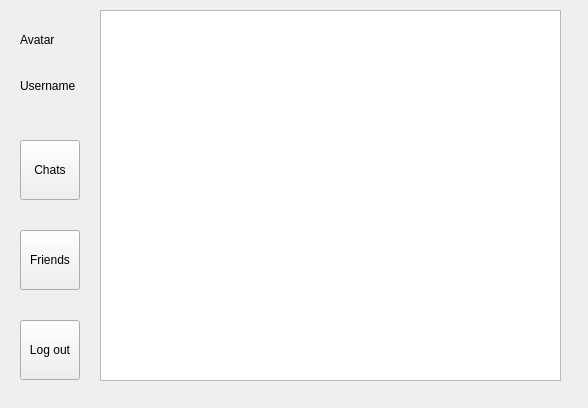
<?xml version="1.0" encoding="UTF-8"?>
<ui version="4.0">
 <class>ChatClient</class>
 <widget class="QWidget" name="ChatClient">
  <property name="geometry">
   <rect>
    <x>0</x>
    <y>0</y>
    <width>588</width>
    <height>408</height>
   </rect>
  </property>
  <property name="windowTitle">
   <string>Form</string>
  </property>
  <widget class="QListView" name="chatrooms">
   <property name="geometry">
    <rect>
     <x>100</x>
     <y>10</y>
     <width>461</width>
     <height>371</height>
    </rect>
   </property>
  </widget>
  <widget class="QLabel" name="avatar">
   <property name="geometry">
    <rect>
     <x>20</x>
     <y>10</y>
     <width>60</width>
     <height>60</height>
    </rect>
   </property>
   <property name="text">
    <string>Avatar</string>
   </property>
  </widget>
  <widget class="QLabel" name="username">
   <property name="geometry">
    <rect>
     <x>20</x>
     <y>70</y>
     <width>91</width>
     <height>31</height>
    </rect>
   </property>
   <property name="text">
    <string>Username</string>
   </property>
  </widget>
  <widget class="QPushButton" name="chats">
   <property name="geometry">
    <rect>
     <x>20</x>
     <y>140</y>
     <width>60</width>
     <height>60</height>
    </rect>
   </property>
   <property name="text">
    <string>Chats</string>
   </property>
  </widget>
  <widget class="QPushButton" name="friends">
   <property name="geometry">
    <rect>
     <x>20</x>
     <y>230</y>
     <width>60</width>
     <height>60</height>
    </rect>
   </property>
   <property name="text">
    <string>Friends</string>
   </property>
  </widget>
  <widget class="QPushButton" name="logout">
   <property name="geometry">
    <rect>
     <x>20</x>
     <y>320</y>
     <width>60</width>
     <height>60</height>
    </rect>
   </property>
   <property name="text">
    <string>Log out</string>
   </property>
  </widget>
 </widget>
 <resources/>
 <connections/>
</ui>
